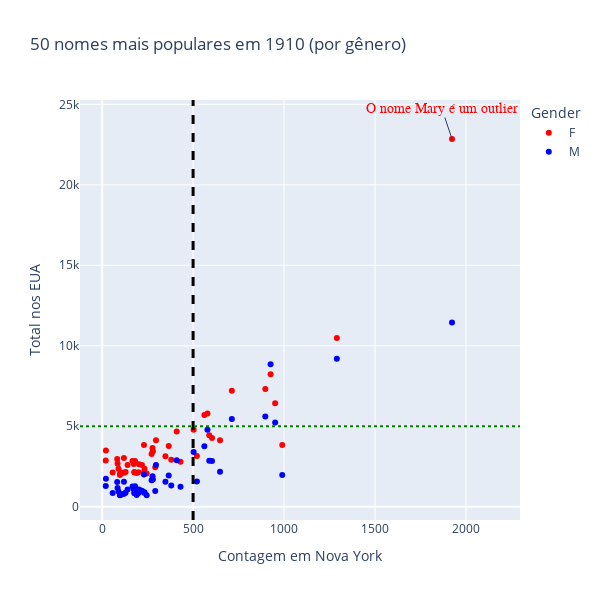

The code cell stored with this chart in its notebook:
### Markdown cell above
**Linhas**  
Podemos adicionar linhas ao nosso plot de forma bastante simples, utilizando os métodos `fig.add_vline` e `fig.add_hline`, com os seguintes parâmetros:

> * **x** é a posição horizontal da linha vertical. Somente para `vline`!
> * **y** é a altura onde será traçada a linha horizontal. Somente para `hline`!
> * **line_width** é o parâmetro que define a espessura da linha a ser traçada
> * **line_dash** é o parâmetro que define o tracejado da linha a ser traçada. Pode ser 'dash', 'dot', ou 'dashdot'.
> * **line_color** é o parâmetro que define a cor da linha a ser traçada

### Code cell
fig.add_vline(x=500, line_width=3, line_dash="dash", line_color="black")
fig.add_hline(y=5000, line_width=2, line_dash="dot", line_color="green")
fig.show()

### Figure 1 — Plotly figure (JSON) as saved in the notebook; plotly's stock layout.template omitted (floating-point values rounded to 4 significant figures)
{"data": [{"customdata": [["Mary"], ["Helen"], ["Margaret"], ["Dorothy"], ["Ruth"], ["Anna"], ["Elizabeth"], ["Mildred"], ["Marie"], ["Alice"], ["Frances"], ["Florence"], ["Ethel"], ["Lillian"], ["Gladys"], ["Rose"], ["Evelyn"], ["Edna"], ["Annie"], ["Louise"], ["Irene"], ["Catherine"], ["Grace"], ["Hazel"], ["Thelma"], ["Gertrude"], ["Ruby"], ["Virginia"], ["Martha"], ["Josephine"], ["Lucille"], ["Clara"], ["Bertha"], ["Emma"], ["Edith"], ["Beatrice"], ["Bessie"], ["Esther"], ["Pearl"], ["Sarah"], ["Agnes"], ["Pauline"], ["Myrtle"], ["Elsie"], ["Eva"], ["Mabel"], ["Ida"], ["Viola"], ["Julia"], ["Minnie"]], "hovertemplate": "Gender=F<br>Contagem em Nova York=%{x}<br>Total nos EUA=%{y}<br>Name=%{customdata[0]}<extra></extra>", "legendgroup": "F", "marker": {"color": "Red", "symbol": "circle"}, "mode": "markers", "name": "F", "orientation": "v", "showlegend": true, "type": "scatter", "x": [1923, 1290, 926, 897, 713, 951, 579, 562, 503, 410, 589, 604, 296, 648, 230, 990, 366, 277, 21, 279, 272, 521, 348, 120, 83, 380, 20, 181, 167, 431, 85, 174, 203, 140, 219, 292, 90, 233, 129, 177, 231, 200, 58, 178, 121, 110, 190, 99, 245, 98], "xaxis": "x", "y": [22848, 10479, 8222, 7314, 7209, 6433, 5791, 5690, 4778, 4666, 4443, 4272, 4129, 4120, 3838, 3828, 3765, 3650, 3492, 3448, 3269, 3147, 3134, 3018, 2966, 2918, 2875, 2838, 2837, 2793, 2680, 2649, 2638, 2591, 2586, 2455, 2360, 2358, 2152, 2150, 2149, 2140, 2130, 2123, 2114, 2111, 2092, 2083, 2055, 1961], "yaxis": "y"}, {"customdata": [["John"], ["James"], ["William"], ["Robert"], ["George"], ["Joseph"], ["Charles"], ["Frank"], ["Edward"], ["Henry"], ["Willie"], ["Thomas"], ["Walter"], ["Albert"], ["Paul"], ["Harry"], ["Arthur"], ["Harold"], ["Raymond"], ["Clarence"], ["Richard"], ["Fred"], ["Jack"], ["Louis"], ["Joe"], ["Carl"], ["Howard"], ["Ralph"], ["Roy"], ["David"], ["Ernest"], ["Samuel"], ["Charlie"], ["Earl"], ["Lawrence"], ["Francis"], ["Anthony"], ["Alfred"], ["Kenneth"], ["Eugene"], ["Herbert"], ["Sam"], ["Andrew"], ["Donald"], ["Michael"], ["Leonard"], ["Elmer"], ["Stanley"], ["Lee"], ["Leroy"]], "hovertemplate": "Gender=M<br>Contagem em Nova York=%{x}<br>Total nos EUA=%{y}<br>Name=%{customdata[0]}<extra></extra>", "legendgroup": "M", "marker": {"color": "Blue", "symbol": "circle"}, "mode": "markers", "name": "M", "orientation": "v", "showlegend": true, "type": "scatter", "x": [1923, 1290, 926, 897, 713, 951, 579, 562, 503, 410, 589, 604, 296, 648, 230, 990, 366, 277, 21, 279, 272, 521, 348, 120, 83, 380, 20, 181, 167, 431, 85, 174, 203, 140, 219, 292, 90, 233, 129, 177, 231, 200, 58, 178, 121, 110, 190, 99, 245, 98], "xaxis": "x", "y": [11450, 9192, 8844, 5610, 5441, 5226, 4781, 3761, 3403, 2884, 2852, 2842, 2584, 2175, 1998, 1961, 1931, 1896, 1728, 1687, 1643, 1569, 1554, 1547, 1526, 1318, 1284, 1262, 1245, 1243, 1152, 1085, 1073, 1071, 984, 978, 936, 899, 865, 862, 861, 847, 845, 833, 795, 767, 725, 721, 716, 709], "yaxis": "y"}], "layout": {"annotations": [{"font": {"color": "Red", "family": "Trebuchet", "size": 14}, "showarrow": true, "text": "O nome Mary é um outlier", "x": 1923, "y": 22848}], "height": 600, "legend": {"title": {"text": "Gender"}, "tracegroupgap": 0}, "shapes": [{"line": {"color": "black", "dash": "dash", "width": 3}, "type": "line", "x0": 500, "x1": 500, "xref": "x", "y0": 0, "y1": 1, "yref": "y domain"}, {"line": {"color": "green", "dash": "dot", "width": 2}, "type": "line", "x0": 0, "x1": 1, "xref": "x domain", "y0": 5000, "y1": 5000, "yref": "y"}], "title": {"text": "50 nomes mais populares em 1910 (por gênero)"}, "width": 600, "xaxis": {"anchor": "y", "domain": [0, 1], "title": {"text": "Contagem em Nova York"}}, "yaxis": {"anchor": "x", "domain": [0, 1], "title": {"text": "Total nos EUA"}}}}
